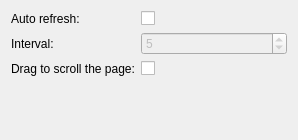
<?xml version="1.0" encoding="UTF-8"?>
<ui version="4.0">
 <class>WebBrowserConfig</class>
 <widget class="QWidget" name="WebBrowserConfig">
  <property name="geometry">
   <rect>
    <x>0</x>
    <y>0</y>
    <width>298</width>
    <height>140</height>
   </rect>
  </property>
  <property name="windowTitle">
   <string>Dialog</string>
  </property>
  <layout class="QFormLayout" name="formLayout">
   <item row="0" column="0">
    <widget class="QLabel" name="label">
     <property name="text">
      <string>Auto refresh:</string>
     </property>
     <property name="buddy">
      <cstring>autoRefresh</cstring>
     </property>
    </widget>
   </item>
   <item row="0" column="1">
    <widget class="QCheckBox" name="autoRefresh">
     <property name="text">
      <string/>
     </property>
    </widget>
   </item>
   <item row="1" column="0">
    <widget class="QLabel" name="label_2">
     <property name="text">
      <string>Interval:</string>
     </property>
    </widget>
   </item>
   <item row="1" column="1">
    <widget class="QWidget" name="intervalGroup" native="true">
     <property name="enabled">
      <bool>false</bool>
     </property>
     <layout class="QHBoxLayout" name="horizontalLayout">
      <property name="spacing">
       <number>0</number>
      </property>
      <property name="margin">
       <number>0</number>
      </property>
      <item>
       <widget class="KIntSpinBox" name="autoRefreshInterval">
        <property name="minimumSize">
         <size>
          <width>130</width>
          <height>0</height>
         </size>
        </property>
        <property name="minimum">
         <number>2</number>
        </property>
        <property name="value">
         <number>5</number>
        </property>
       </widget>
      </item>
     </layout>
    </widget>
   </item>
   <item row="2" column="0">
    <widget class="QLabel" name="label_3">
     <property name="text">
      <string>Drag to scroll the page:</string>
     </property>
    </widget>
   </item>
   <item row="2" column="1">
    <widget class="QCheckBox" name="dragToScroll">
     <property name="text">
      <string/>
     </property>
    </widget>
   </item>
  </layout>
 </widget>
 <customwidgets>
  <customwidget>
   <class>KIntSpinBox</class>
   <extends>QSpinBox</extends>
   <header>knuminput.h</header>
  </customwidget>
 </customwidgets>
 <resources/>
 <connections>
  <connection>
   <sender>autoRefresh</sender>
   <signal>toggled(bool)</signal>
   <receiver>intervalGroup</receiver>
   <slot>setEnabled(bool)</slot>
   <hints>
    <hint type="sourcelabel">
     <x>238</x>
     <y>11</y>
    </hint>
    <hint type="destinationlabel">
     <x>238</x>
     <y>39</y>
    </hint>
   </hints>
  </connection>
 </connections>
</ui>
